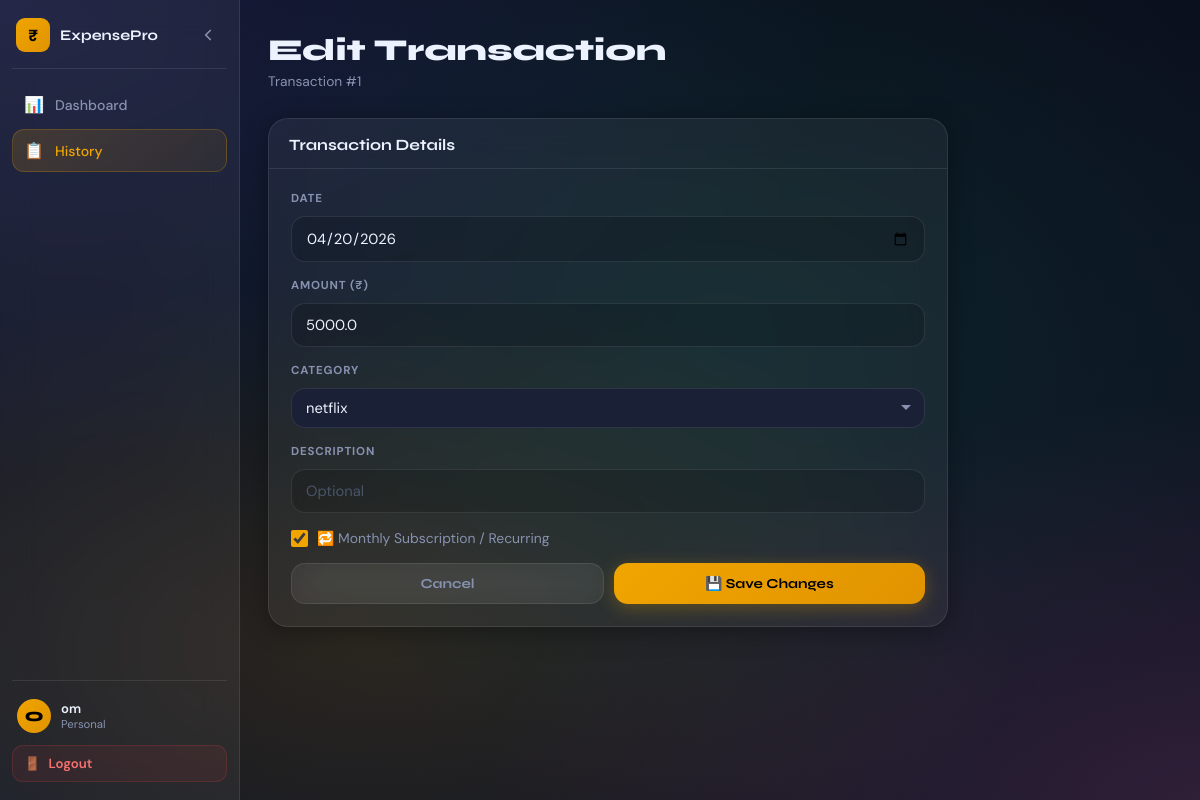
/edit_transaction/1 (signed in), run on the app's committed database.
### tables this page shows
CREATE TABLE transactions (
                id INTEGER PRIMARY KEY AUTOINCREMENT,
                user_id INTEGER NOT NULL,
                date TEXT NOT NULL,
                amount REAL NOT NULL,
                category TEXT NOT NULL,
                description TEXT,
                is_recurring INTEGER DEFAULT 0,
                created_at TIMESTAMP DEFAULT CURRENT_TIMESTAMP,
                FOREIGN KEY (user_id) REFERENCES users(id)
            );

### app.py (the view, shortened to what this page needs)
@app.route('/edit_transaction/<int:tid>', methods=['GET','POST'])
@login_required
def edit_transaction(tid):
    uid = session['user_id']
    with get_db() as conn:
        t = conn.execute('SELECT * FROM transactions WHERE id=? AND user_id=?',(tid,uid)).fetchone()
        if not t: return redirect(url_for('history'))
    user = conn.execute('SELECT * FROM users WHERE id=?',(uid,)).fetchone()
    return render_template('edit_transaction.html', t=t, categories=get_all_categories(uid), user=user)

### app.py (called while the page is built)
def get_db():
    conn = sqlite3.connect(DATABASE)
    conn.row_factory = sqlite3.Row
    return conn

def get_all_categories(user_id):
    with get_db() as conn:
        rows = conn.execute(
            "SELECT DISTINCT category FROM custom_categories WHERE user_id=? ORDER BY category",
            (user_id,)).fetchall()
    custom = [r['category'] for r in rows]
    return CATEGORIES + [c for c in custom if c not in CATEGORIES]

def login_required(f):
    @wraps(f)
    def decorated(*args, **kwargs):
        if 'user_id' not in session:
            return redirect(url_for('login'))
        return f(*args, **kwargs)
    return decorated

### templates/edit_transaction.html (shortened to what this page needs)
{% extends "base.html" %}
{% block body %}
<div class="app-shell">
  <aside class="sidebar" id="sidebar">
    <div class="sidebar-top">
      <div class="sidebar-brand">
        <div class="sidebar-brand-icon">₹</div>
        <span class="sidebar-brand-name">ExpensePro</span>
      </div>
      <button class="sidebar-toggle" id="sidebarToggle">
        <svg width="18" height="18" viewBox="0 0 24 24" fill="none" stroke="currentColor" stroke-width="2.2" stroke-linecap="round"><polyline points="15 18 9 12 15 6"/></svg>
      </button>
    </div>
    <nav class="nav">
      <a href="/dashboard" class="nav-item" data-tip="Dashboard"><span class="nav-icon">📊</span><span class="nav-label">Dashboard</span></a>
      <a href="/history"   class="nav-item active" data-tip="History"><span class="nav-icon">📋</span><span class="nav-label">History</span></a>
    </nav>
    <div class="sidebar-footer">
      <div class="user-chip">
        <div class="user-av">{{ session.username[0].upper() }}</div>
        <div class="user-info"><div class="user-name">{{ session.username }}</div><div class="user-role">Personal</div></div>
      </div>
      <a href="/logout" class="logout-btn"><span>🚪</span><span class="logout-label">Logout</span></a>
    </div>
  </aside>
  <main class="main" id="mainContent">
    <div class="page-header fade-up">
      <div><h1 class="page-title">Edit Transaction</h1><p class="page-sub">Transaction #{{ t.id }}</p></div>
    </div>
    <div class="settings-wrap">
      <div class="settings-card card glass fade-up d1">
        <div class="card-hdr"><h3>Transaction Details</h3></div>
        <form method="POST" class="settings-body">
          <div class="fg"><label>Date</label><input type="date" name="date" value="{{ t.date }}" required></div>
          <div class="fg"><label>Amount (₹)</label><input type="number" name="amount" step="0.01" min="0.01" value="{{ t.amount }}" required></div>
          <div class="fg">
            <label>Category</label>
            <select name="category" required>
              {% for cat in categories %}<option value="{{ cat }}" {% if t.category==cat %}selected{% endif %}>{{ cat }}</option>{% endfor %}
            </select>
          </div>
          <div class="fg"><label>Description</label><input type="text" name="description" value="{{ t.description or '' }}" placeholder="Optional"></div>
          <div class="checkbox-row">
            <input type="checkbox" name="is_recurring" id="editRec" value="1" {% if t.is_recurring %}checked{% endif %}>
            <label for="editRec">🔁 Monthly Subscription / Recurring</label>
          </div>
          <div class="btn-row">
            <a href="/history" class="btn btn-ghost">Cancel</a>
            <button type="submit" class="btn btn-primary">💾 Save Changes</button>
          </div>
        </form>
      </div>
    </div>
  </main>
</div>
{% endblock %}

### data on the page
transactions: id "1", date "04/20/2026", amount "5000.0", category "netflix", is_recurring "☑"

### other printed values
{{ session.username[0].upper() }} "O"
{{ session.username }} "om"
